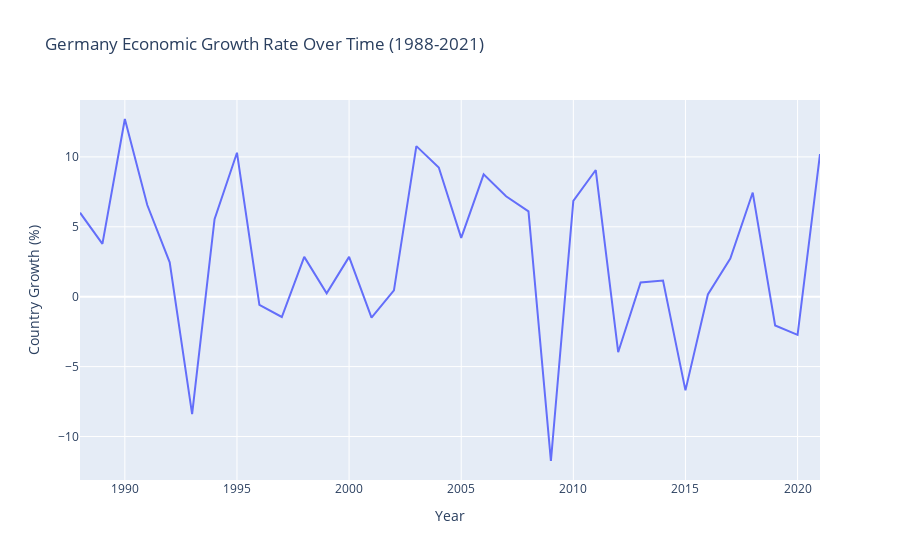
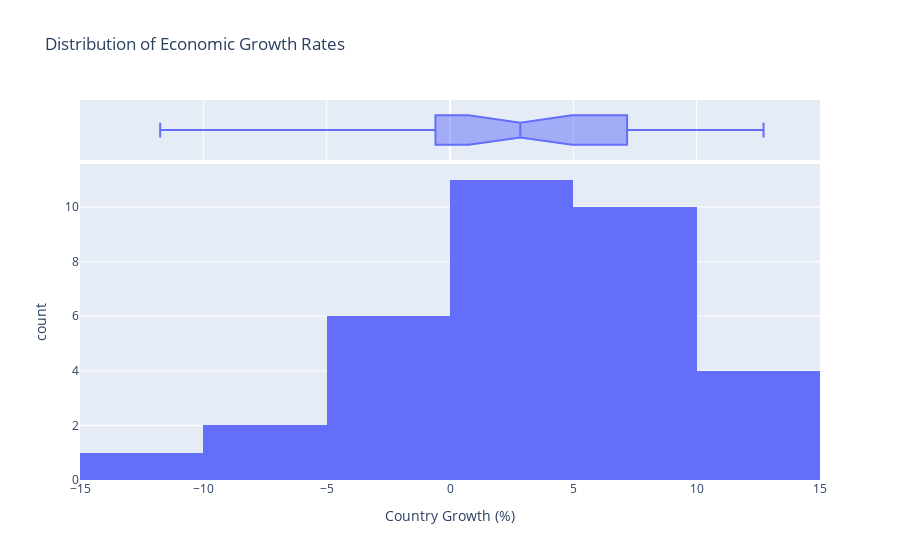

Notebook code for these charts, in order:
### Markdown cell above
### **2.2 Advanced Data Analysis** <a id='22-advanced-data-analysis'></a>

Here, we will perform univariate, bivariate, and multivariate analysis on the data using various visualizations.

#### **2.2.1 Univariate Analysis** <a id='221-univariate-analysis'></a>

Let's examine each variable individually through various visualizations to understand their distributions and patterns over time.

### Code cell
# Create time series plots for each variable
def create_time_series(data, y_col, title):
    fig = px.line(data, x="Year", y=y_col, title=title)
    fig.update_layout(showlegend=False)
    return fig


# Economic Growth Time Series
fig_growth = create_time_series(
    ger_trade,
    "Country Growth (%)",
    "Germany Economic Growth Rate Over Time (1988-2021)",
)
fig_growth.show()

# Distribution of Economic Growth
fig_growth_dist = px.histogram(
    ger_trade,
    x="Country Growth (%)",
    title="Distribution of Economic Growth Rates",
    marginal="box",
)
fig_growth_dist.show()

### Figure 1 — Plotly figure (JSON) as saved in the notebook; plotly's stock layout.template omitted (floating-point values rounded to 4 significant figures)
{"data": [{"hovertemplate": "Year=%{x}<br>Country Growth (%)=%{y}<extra></extra>", "legendgroup": "", "line": {"color": "#636efa", "dash": "solid"}, "marker": {"symbol": "circle"}, "mode": "lines", "name": "", "orientation": "v", "showlegend": false, "type": "scatter", "x": [1988, 1989, 1990, 1991, 1992, 1993, 1994, 1995, 1996, 1997, 1998, 1999, 2000, 2001, 2002, 2003, 2004, 2005, 2006, 2007, 2008, 2009, 2010, 2011, 2012, 2013, 2014, 2015, 2016, 2017, 2018, 2019, 2020, 2021], "xaxis": "x", "y": [6.01, 3.78, 12.71, 6.56, 2.46, -8.4, 5.54, 10.3, -0.59, -1.45, 2.85, 0.24, 2.85, -1.49, 0.45, 10.77, 9.24, 4.21, 8.75, 7.18, 6.1, -11.75, 6.86, 9.06, -3.97, 1.02, 1.16, -6.7, 0.16, 2.73, 7.45, -2.06, -2.73, 10.2], "yaxis": "y"}], "layout": {"legend": {"tracegroupgap": 0}, "showlegend": false, "title": {"text": "Germany Economic Growth Rate Over Time (1988-2021)"}, "xaxis": {"anchor": "y", "domain": [0, 1], "title": {"text": "Year"}}, "yaxis": {"anchor": "x", "domain": [0, 1], "title": {"text": "Country Growth (%)"}}}}

### Figure 2 — Plotly figure (JSON) as saved in the notebook; plotly's stock layout.template omitted (floating-point values rounded to 4 significant figures)
{"data": [{"bingroup": "x", "hovertemplate": "Country Growth (%)=%{x}<br>count=%{y}<extra></extra>", "legendgroup": "", "marker": {"color": "#636efa", "pattern": {"shape": ""}}, "name": "", "orientation": "v", "showlegend": false, "type": "histogram", "x": [6.01, 3.78, 12.71, 6.56, 2.46, -8.4, 5.54, 10.3, -0.59, -1.45, 2.85, 0.24, 2.85, -1.49, 0.45, 10.77, 9.24, 4.21, 8.75, 7.18, 6.1, -11.75, 6.86, 9.06, -3.97, 1.02, 1.16, -6.7, 0.16, 2.73, 7.45, -2.06, -2.73, 10.2], "xaxis": "x", "yaxis": "y"}, {"hovertemplate": "Country Growth (%)=%{x}<extra></extra>", "legendgroup": "", "marker": {"color": "#636efa"}, "name": "", "notched": true, "showlegend": false, "type": "box", "x": [6.01, 3.78, 12.71, 6.56, 2.46, -8.4, 5.54, 10.3, -0.59, -1.45, 2.85, 0.24, 2.85, -1.49, 0.45, 10.77, 9.24, 4.21, 8.75, 7.18, 6.1, -11.75, 6.86, 9.06, -3.97, 1.02, 1.16, -6.7, 0.16, 2.73, 7.45, -2.06, -2.73, 10.2], "xaxis": "x2", "yaxis": "y2"}], "layout": {"barmode": "relative", "legend": {"tracegroupgap": 0}, "title": {"text": "Distribution of Economic Growth Rates"}, "xaxis": {"anchor": "y", "domain": [0, 1], "title": {"text": "Country Growth (%)"}}, "xaxis2": {"anchor": "y2", "domain": [0, 1], "matches": "x", "showgrid": true, "showticklabels": false}, "yaxis": {"anchor": "x", "domain": [0, 0.8316], "title": {"text": "count"}}, "yaxis2": {"anchor": "x2", "domain": [0.8416, 1], "matches": "y2", "showgrid": false, "showline": false, "showticklabels": false, "ticks": ""}}}
